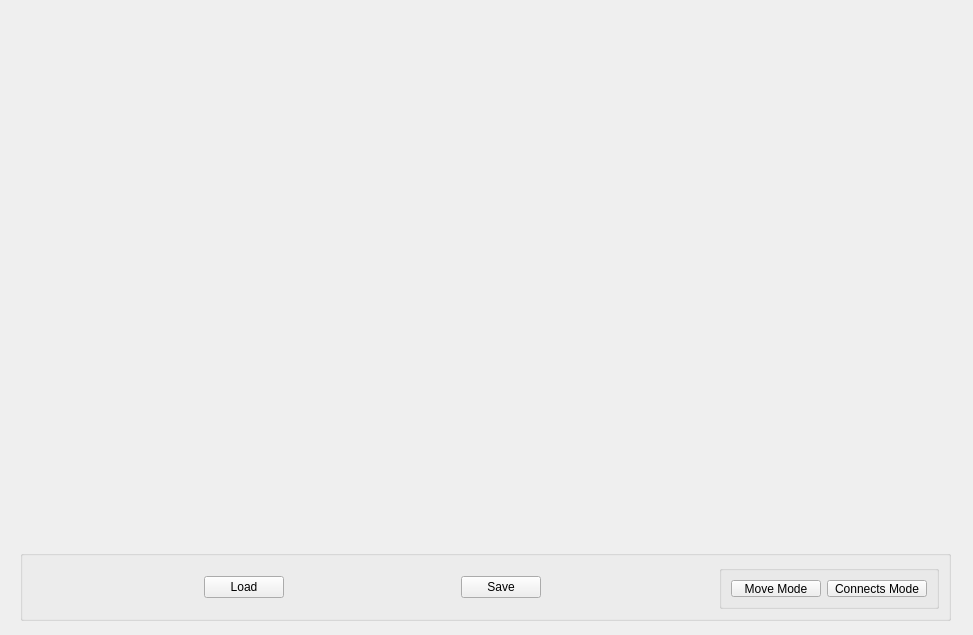
<?xml version="1.0" encoding="UTF-8"?>
<ui version="4.0">
 <class>EgGraphForm</class>
 <widget class="QWidget" name="EgGraphForm">
  <property name="geometry">
   <rect>
    <x>0</x>
    <y>0</y>
    <width>973</width>
    <height>635</height>
   </rect>
  </property>
  <property name="windowTitle">
   <string>Form</string>
  </property>
  <widget class="QGroupBox" name="groupBox">
   <property name="geometry">
    <rect>
     <x>20</x>
     <y>550</y>
     <width>931</width>
     <height>71</height>
    </rect>
   </property>
   <property name="sizePolicy">
    <sizepolicy hsizetype="Preferred" vsizetype="Fixed">
     <horstretch>0</horstretch>
     <verstretch>0</verstretch>
    </sizepolicy>
   </property>
   <property name="acceptDrops">
    <bool>false</bool>
   </property>
   <property name="title">
    <string/>
   </property>
   <property name="alignment">
    <set>Qt::AlignBottom|Qt::AlignLeading|Qt::AlignLeft</set>
   </property>
   <layout class="QHBoxLayout" name="horizontalLayout">
    <item>
     <spacer name="horizontalSpacer">
      <property name="orientation">
       <enum>Qt::Horizontal</enum>
      </property>
      <property name="sizeHint" stdset="0">
       <size>
        <width>184</width>
        <height>20</height>
       </size>
      </property>
     </spacer>
    </item>
    <item>
     <widget class="QPushButton" name="loadButton">
      <property name="text">
       <string>Load</string>
      </property>
     </widget>
    </item>
    <item>
     <spacer name="horizontalSpacer_2">
      <property name="orientation">
       <enum>Qt::Horizontal</enum>
      </property>
      <property name="sizeHint" stdset="0">
       <size>
        <width>184</width>
        <height>20</height>
       </size>
      </property>
     </spacer>
    </item>
    <item>
     <widget class="QPushButton" name="saveButton">
      <property name="text">
       <string>Save</string>
      </property>
     </widget>
    </item>
    <item>
     <spacer name="horizontalSpacer_3">
      <property name="orientation">
       <enum>Qt::Horizontal</enum>
      </property>
      <property name="sizeHint" stdset="0">
       <size>
        <width>184</width>
        <height>20</height>
       </size>
      </property>
     </spacer>
    </item>
    <item>
     <widget class="QGroupBox" name="groupBox_2">
      <property name="sizePolicy">
       <sizepolicy hsizetype="Preferred" vsizetype="Minimum">
        <horstretch>0</horstretch>
        <verstretch>0</verstretch>
       </sizepolicy>
      </property>
      <property name="minimumSize">
       <size>
        <width>220</width>
        <height>0</height>
       </size>
      </property>
      <property name="title">
       <string/>
      </property>
      <layout class="QHBoxLayout" name="horizontalLayout_2">
       <item>
        <widget class="QPushButton" name="moveModeButton">
         <property name="text">
          <string>Move Mode</string>
         </property>
        </widget>
       </item>
       <item>
        <widget class="QPushButton" name="connectsModeButton">
         <property name="sizePolicy">
          <sizepolicy hsizetype="Minimum" vsizetype="Fixed">
           <horstretch>0</horstretch>
           <verstretch>0</verstretch>
          </sizepolicy>
         </property>
         <property name="minimumSize">
          <size>
           <width>100</width>
           <height>0</height>
          </size>
         </property>
         <property name="text">
          <string>Connects Mode</string>
         </property>
         <property name="flat">
          <bool>false</bool>
         </property>
        </widget>
       </item>
      </layout>
     </widget>
    </item>
   </layout>
  </widget>
 </widget>
 <resources/>
 <connections/>
</ui>
